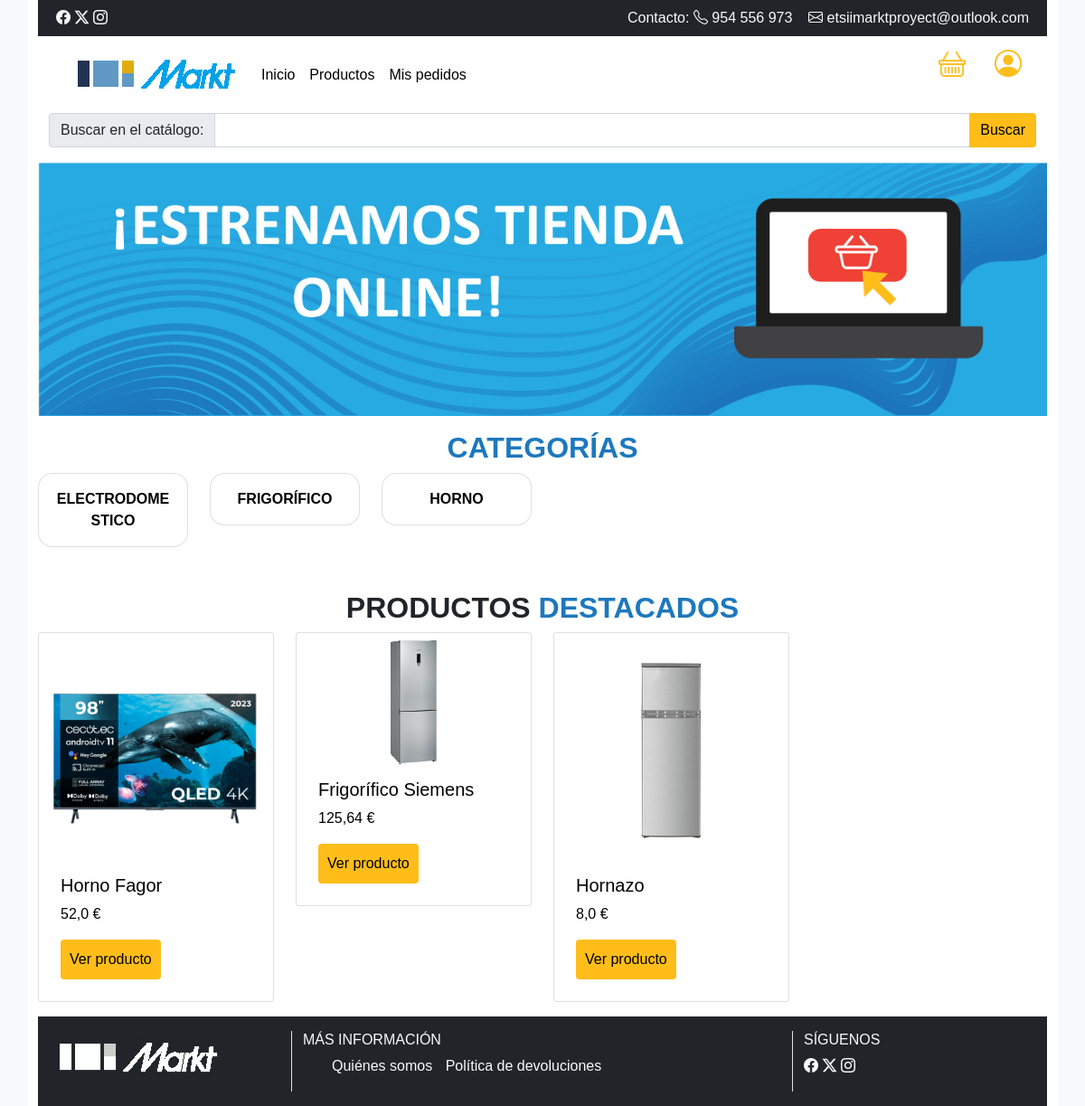
The page / on the database its author committed.
### productos/models.py (models this page shows, shortened)
class Categoria(models.Model):
    nombre = models.CharField(max_length=100)
    class Meta:
        ordering = ['nombre']
        verbose_name_plural = 'Categorias'

class Producto(models.Model):
    categoria = models.ForeignKey(Categoria,related_name='productos', on_delete=models.SET_DEFAULT, default=Categoria.get_default_categoria)
    fabricante = models.ForeignKey(Fabricante,related_name='productos', on_delete=models.SET_DEFAULT, default=Fabricante.get_default_fabricante)
    nombre = models.CharField(max_length=100)
    precio = models.FloatField()
    descripcion = models.TextField(blank=True, null=True)
    cantidad = models.IntegerField(default=1)
    imagen = models.ImageField(upload_to='productos_imagenes', blank=True, null=True)
    class Meta:
        ordering = ['nombre']
        verbose_name_plural = 'Productos'

### core/views.py (the view)
# urls.py: path('', index, name='index'),
def index(request):
    user = request.user
    items = list(Producto.objects.all())
    productos = Producto.objects.all().order_by('?')[:4]
    categorias = Categoria.objects.all()
    return render(request, 'home.html', {'productos': productos, 'categorias': categorias, 'user': user})

### templates/home.html (shortened to what this page needs)
<!DOCTYPE html>
<html lang="es">
<head>
    <link href="https://cdn.jsdelivr.net/npm/bootstrap@5.1.3/dist/css/bootstrap.min.css" rel="stylesheet">
    <link rel="stylesheet" href="https://cdn.jsdelivr.net/npm/bootstrap-icons@1.11.2/font/bootstrap-icons.min.css">
    {% load static %}
    <link rel="stylesheet" href="{% static 'css/styles.css' %}">
</head>
<body>
    <div class="container wrapper">
    <div class="header mb-3">
        {% include "header.html" %}
    </div>
    <div class=" mb-3">
        <div class="row">
            <div class="col">
                <img src="/media/images/cabecera-portada.png" class="img-fluid" >
            </div>
        </div>
    </div>
    {% block content %}
    <div class="categorias mb-3">
        <h2 class="text-center">CATEGORÍAS</h2>
        <div class="row">
            {% for categoria in categorias %}
            <div class="col-2">
                <a href="/busqueda/?categoria={{ categoria.nombre }}">
                    <div class="card">
                        <div class="card-body">
                        <p class="card-text">{{ categoria.nombre }}</p>
                        </div>
                    </div>
                </a>
            </div>
            {% endfor %}
        </div>
    </div>
    <div class="mt-5 mb-3">
        <h2 class="text-center"><span class="text-dark">PRODUCTOS</span> DESTACADOS</h2>
    <div class="row">
        {% for producto in productos %}
            <div class="col-3">
                <div class="card p-2">
                    {% if producto.imagen %}
                        <img class="card-img-top" src="{{producto.imagen.url}}" alt="{{ producto.nombre }}">
                    {% endif %}
                    <div class="card-body">
                    <h5 class="card-title">{{ producto.nombre }}</h5>
                    <p class="card-text">{{ producto.precio }} €</p>
                    <a href="{% url 'detalle' producto.id %}" class="btn btn-primary">Ver producto</a>
                    </div>
                </div>
            </div>
        {% endfor %}
    </div>
    </div>
    {% endblock %}
    {% include "footer.html" %}
</body>
</html>

### static/css/styles.css (style rules this page uses)
:root { --primary-color: #1d78be; --secondary-color: #ffbd1a; --dark-color: #333333; }
body { font-family: Arial,"Lexend Deca","Helvetica Neue",Helvetica,Arial,sans-serif; background-color: var(--bs-gray-100); color: var(--bs-black); margin: 0; padding: 0; }
.wrapper { background-color: var(--bs-white); min-height: 1000px; }
h2 { color: var(--primary-color); font-weight: 700; text-transform: uppercase; }
.btn.btn-primary { background-color: var(--secondary-color); color: var(--bs-black); padding: 10px 10px; border: none; cursor: pointer; }
.categorias .card { border-radius: 1rem !important; }
.categorias .card-text { text-align: center; font-weight: 700; text-transform: uppercase; }

### rows shown on the page
Categoria: nombre "ELECTRODOMESTICO"
Categoria: nombre "FRIGORÍFICO"
Categoria: nombre "HORNO"
Producto: imagen (picture), nombre "Horno Fagor", precio "52,0"
Producto: imagen (picture), nombre "Frigorífico Siemens", precio "125,64"
Producto: imagen (picture), nombre "Hornazo", precio "8,0"
